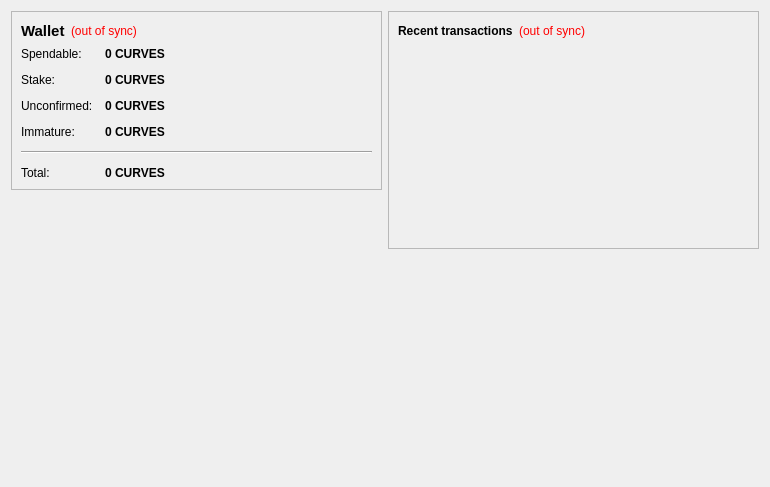
<?xml version="1.0" encoding="UTF-8"?>
<ui version="4.0">
 <class>OverviewPage</class>
 <widget class="QWidget" name="OverviewPage">
  <property name="geometry">
   <rect>
    <x>0</x>
    <y>0</y>
    <width>770</width>
    <height>487</height>
   </rect>
  </property>
  <property name="windowTitle">
   <string>Form</string>
  </property>
  <layout class="QHBoxLayout" name="horizontalLayout" stretch="1,1">
   <item>
    <layout class="QVBoxLayout" name="verticalLayout_2">
     <item>
      <widget class="QFrame" name="frame">
       <property name="frameShape">
        <enum>QFrame::StyledPanel</enum>
       </property>
       <property name="frameShadow">
        <enum>QFrame::Raised</enum>
       </property>
       <layout class="QVBoxLayout" name="verticalLayout_4">
        <item>
         <layout class="QHBoxLayout" name="horizontalLayout_4">
          <item>
           <widget class="QLabel" name="label_5">
            <property name="font">
             <font>
              <pointsize>11</pointsize>
              <weight>75</weight>
              <bold>true</bold>
             </font>
            </property>
            <property name="text">
             <string>Wallet</string>
            </property>
           </widget>
          </item>
          <item>
           <widget class="QLabel" name="labelWalletStatus">
            <property name="toolTip">
             <string>The displayed information may be out of date. Your wallet automatically synchronizes with the Curvatures network after a connection is established, but this process has not completed yet.</string>
            </property>
            <property name="styleSheet">
             <string notr="true">QLabel { color: red; }</string>
            </property>
            <property name="text">
             <string notr="true">(out of sync)</string>
            </property>
            <property name="alignment">
             <set>Qt::AlignLeading|Qt::AlignLeft|Qt::AlignVCenter</set>
            </property>
           </widget>
          </item>
          <item>
           <spacer name="horizontalSpacer_2">
            <property name="orientation">
             <enum>Qt::Horizontal</enum>
            </property>
            <property name="sizeHint" stdset="0">
             <size>
              <width>40</width>
              <height>20</height>
             </size>
            </property>
           </spacer>
          </item>
         </layout>
        </item>
        <item>
         <layout class="QFormLayout" name="formLayout_2">
          <property name="fieldGrowthPolicy">
           <enum>QFormLayout::AllNonFixedFieldsGrow</enum>
          </property>
          <property name="horizontalSpacing">
           <number>12</number>
          </property>
          <property name="verticalSpacing">
           <number>12</number>
          </property>
          <item row="0" column="0">
           <widget class="QLabel" name="label">
            <property name="text">
             <string>Spendable:</string>
            </property>
           </widget>
          </item>
          <item row="0" column="1">
           <widget class="QLabel" name="labelBalance">
            <property name="font">
             <font>
              <weight>75</weight>
              <bold>true</bold>
             </font>
            </property>
            <property name="cursor">
             <cursorShape>IBeamCursor</cursorShape>
            </property>
            <property name="toolTip">
             <string>Your current spendable balance</string>
            </property>
            <property name="text">
             <string notr="true">0 CURVES</string>
            </property>
            <property name="textInteractionFlags">
             <set>Qt::LinksAccessibleByMouse|Qt::TextSelectableByKeyboard|Qt::TextSelectableByMouse</set>
            </property>
           </widget>
          </item>
          <item row="1" column="0">
           <widget class="QLabel" name="label_6">
            <property name="text">
             <string>Stake:</string>
            </property>
           </widget>
          </item>
          <item row="1" column="1">
           <widget class="QLabel" name="labelStake">
            <property name="font">
             <font>
              <weight>75</weight>
              <bold>true</bold>
             </font>
            </property>
            <property name="cursor">
             <cursorShape>IBeamCursor</cursorShape>
            </property>
            <property name="toolTip">
             <string>Total of coins that was staked, and do not yet count toward the current balance</string>
            </property>
            <property name="text">
             <string notr="true">0 CURVES</string>
            </property>
            <property name="textInteractionFlags">
             <set>Qt::LinksAccessibleByMouse|Qt::TextSelectableByKeyboard|Qt::TextSelectableByMouse</set>
            </property>
           </widget>
          </item>
          <item row="2" column="0">
           <widget class="QLabel" name="label_3">
            <property name="text">
             <string>Unconfirmed:</string>
            </property>
           </widget>
          </item>
          <item row="2" column="1">
           <widget class="QLabel" name="labelUnconfirmed">
            <property name="font">
             <font>
              <weight>75</weight>
              <bold>true</bold>
             </font>
            </property>
            <property name="cursor">
             <cursorShape>IBeamCursor</cursorShape>
            </property>
            <property name="toolTip">
             <string>Total of transactions that have yet to be confirmed, and do not yet count toward the current balance</string>
            </property>
            <property name="text">
             <string notr="true">0 CURVES</string>
            </property>
            <property name="textInteractionFlags">
             <set>Qt::LinksAccessibleByMouse|Qt::TextSelectableByKeyboard|Qt::TextSelectableByMouse</set>
            </property>
           </widget>
          </item>
          <item row="3" column="0">
           <widget class="QLabel" name="labelImmatureText">
            <property name="text">
             <string>Immature:</string>
            </property>
           </widget>
          </item>
          <item row="3" column="1">
           <widget class="QLabel" name="labelImmature">
            <property name="font">
             <font>
              <weight>75</weight>
              <bold>true</bold>
             </font>
            </property>
            <property name="toolTip">
             <string>Mined balance that has not yet matured</string>
            </property>
            <property name="text">
             <string notr="true">0 CURVES</string>
            </property>
            <property name="textInteractionFlags">
             <set>Qt::LinksAccessibleByMouse|Qt::TextSelectableByKeyboard|Qt::TextSelectableByMouse</set>
            </property>
           </widget>
          </item>
          <item row="4" column="0" colspan="2">
           <widget class="Line" name="line">
            <property name="orientation">
             <enum>Qt::Horizontal</enum>
            </property>
           </widget>
          </item>
          <item row="5" column="0">
           <widget class="QLabel" name="labelTotalText">
            <property name="text">
             <string>Total:</string>
            </property>
           </widget>
          </item>
          <item row="5" column="1">
           <widget class="QLabel" name="labelTotal">
            <property name="font">
             <font>
              <weight>75</weight>
              <bold>true</bold>
             </font>
            </property>
            <property name="cursor">
             <cursorShape>IBeamCursor</cursorShape>
            </property>
            <property name="toolTip">
             <string>Your current total balance</string>
            </property>
            <property name="text">
             <string notr="true">0 CURVES</string>
            </property>
            <property name="textInteractionFlags">
             <set>Qt::LinksAccessibleByMouse|Qt::TextSelectableByKeyboard|Qt::TextSelectableByMouse</set>
            </property>
           </widget>
          </item>
         </layout>
        </item>
       </layout>
      </widget>
     </item>
     <item>
      <spacer name="verticalSpacer">
       <property name="orientation">
        <enum>Qt::Vertical</enum>
       </property>
       <property name="sizeHint" stdset="0">
        <size>
         <width>20</width>
         <height>40</height>
        </size>
       </property>
      </spacer>
     </item>
     <item>
      <widget class="QLabel" name="label_2">
       <property name="autoFillBackground">
        <bool>true</bool>
       </property>
       <property name="text">
        <string/>
       </property>
       <property name="pixmap">
        <pixmap resource="../bitcoin.qrc">:/icons/drmbg</pixmap>
       </property>
       <property name="scaledContents">
        <bool>false</bool>
       </property>
       <property name="margin">
        <number>0</number>
       </property>
      </widget>
     </item>
    </layout>
   </item>
   <item>
    <layout class="QVBoxLayout" name="verticalLayout_3">
     <item>
      <widget class="QFrame" name="frame_2">
       <property name="frameShape">
        <enum>QFrame::StyledPanel</enum>
       </property>
       <property name="frameShadow">
        <enum>QFrame::Raised</enum>
       </property>
       <layout class="QVBoxLayout" name="verticalLayout">
        <item>
         <layout class="QHBoxLayout" name="horizontalLayout_2">
          <item>
           <widget class="QLabel" name="label_4">
            <property name="text">
             <string>&lt;b&gt;Recent transactions&lt;/b&gt;</string>
            </property>
           </widget>
          </item>
          <item>
           <widget class="QLabel" name="labelTransactionsStatus">
            <property name="toolTip">
             <string>The displayed information may be out of date. Your wallet automatically synchronizes with the Curvatures network after a connection is established, but this process has not completed yet.</string>
            </property>
            <property name="styleSheet">
             <string notr="true">QLabel { color: red; }</string>
            </property>
            <property name="text">
             <string notr="true">(out of sync)</string>
            </property>
            <property name="alignment">
             <set>Qt::AlignRight|Qt::AlignTrailing|Qt::AlignVCenter</set>
            </property>
           </widget>
          </item>
          <item>
           <spacer name="horizontalSpacer">
            <property name="orientation">
             <enum>Qt::Horizontal</enum>
            </property>
            <property name="sizeHint" stdset="0">
             <size>
              <width>40</width>
              <height>20</height>
             </size>
            </property>
           </spacer>
          </item>
         </layout>
        </item>
        <item>
         <widget class="QListView" name="listTransactions">
          <property name="styleSheet">
           <string notr="true">QListView { background: transparent; }</string>
          </property>
          <property name="frameShape">
           <enum>QFrame::NoFrame</enum>
          </property>
          <property name="verticalScrollBarPolicy">
           <enum>Qt::ScrollBarAlwaysOff</enum>
          </property>
          <property name="horizontalScrollBarPolicy">
           <enum>Qt::ScrollBarAlwaysOff</enum>
          </property>
          <property name="selectionMode">
           <enum>QAbstractItemView::NoSelection</enum>
          </property>
         </widget>
        </item>
       </layout>
      </widget>
     </item>
     <item>
      <spacer name="verticalSpacer_2">
       <property name="orientation">
        <enum>Qt::Vertical</enum>
       </property>
       <property name="sizeHint" stdset="0">
        <size>
         <width>20</width>
         <height>40</height>
        </size>
       </property>
      </spacer>
     </item>
    </layout>
   </item>
  </layout>
 </widget>
 <resources/>
 <connections/>
</ui>
